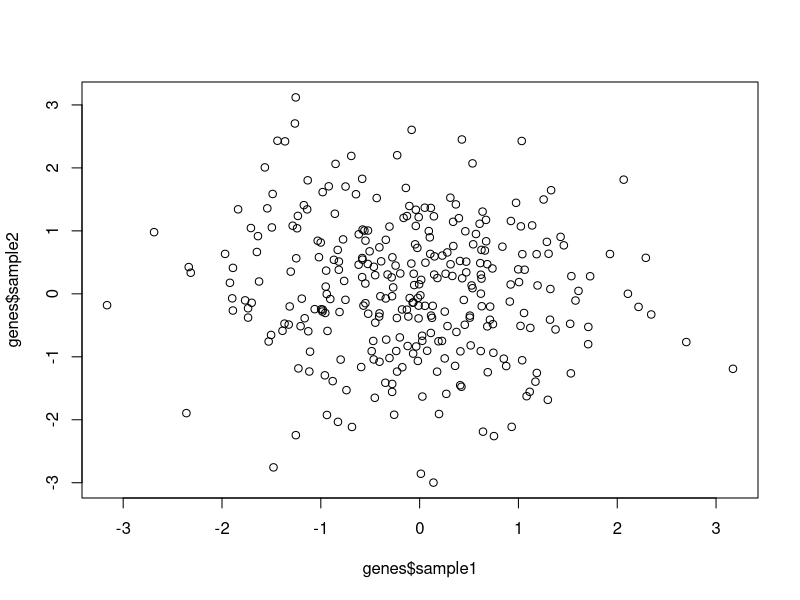
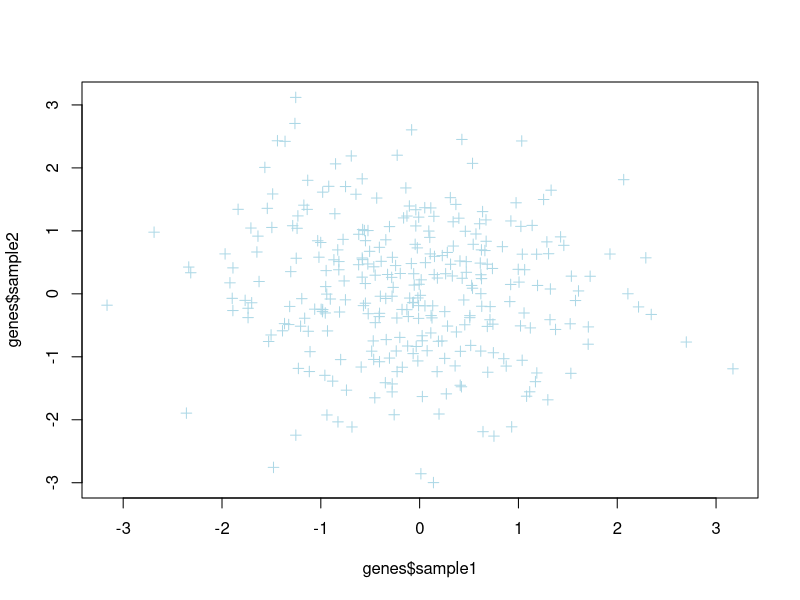
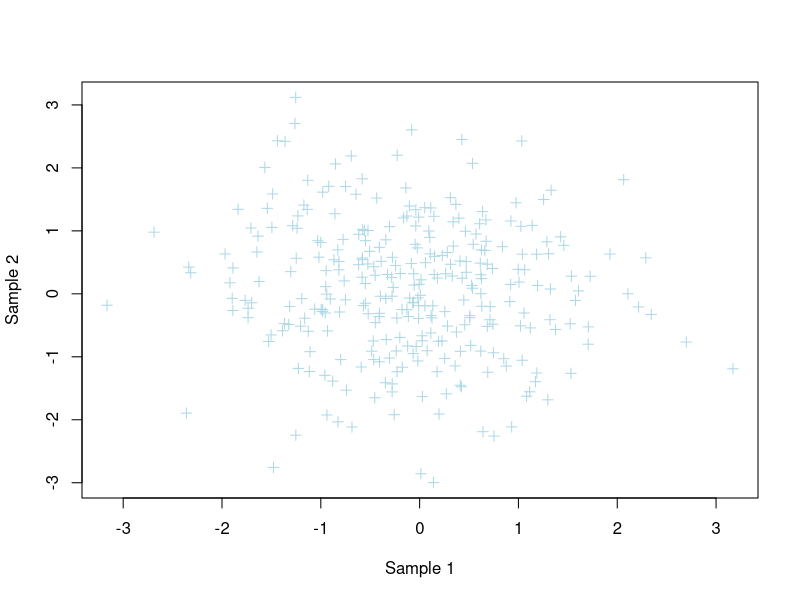
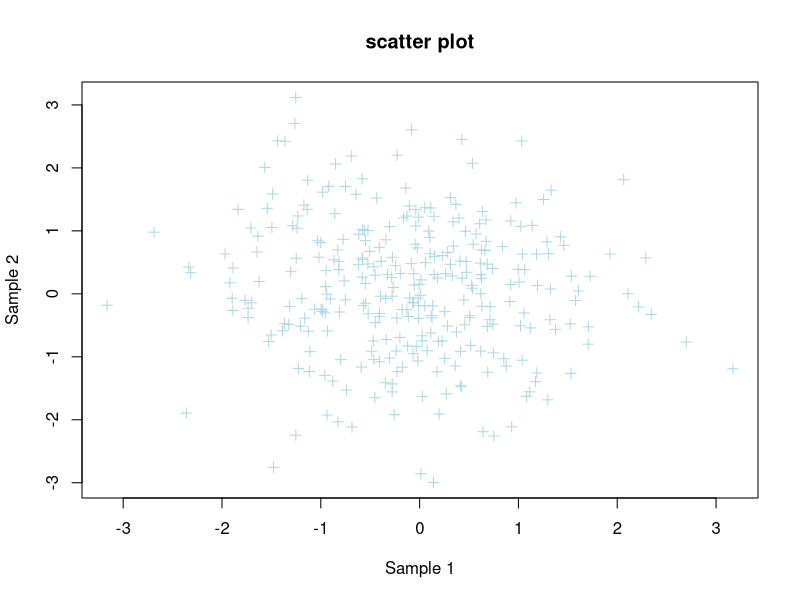
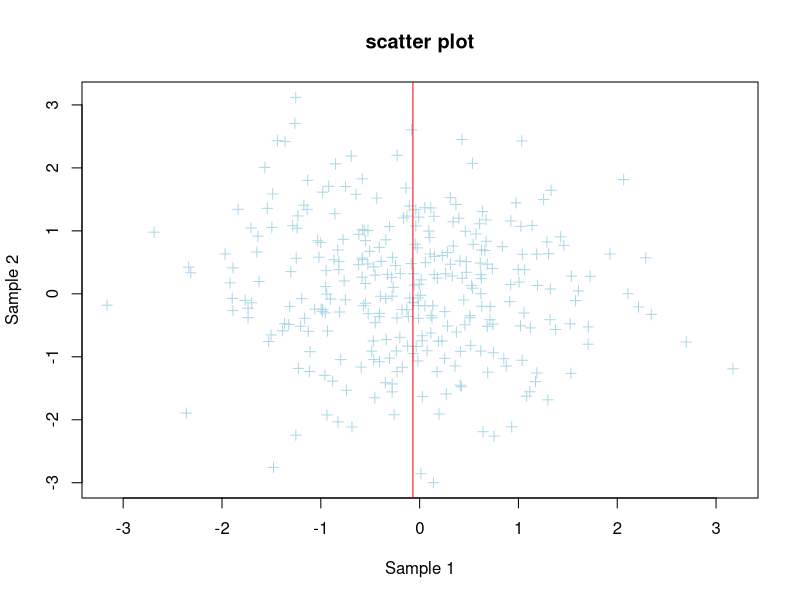
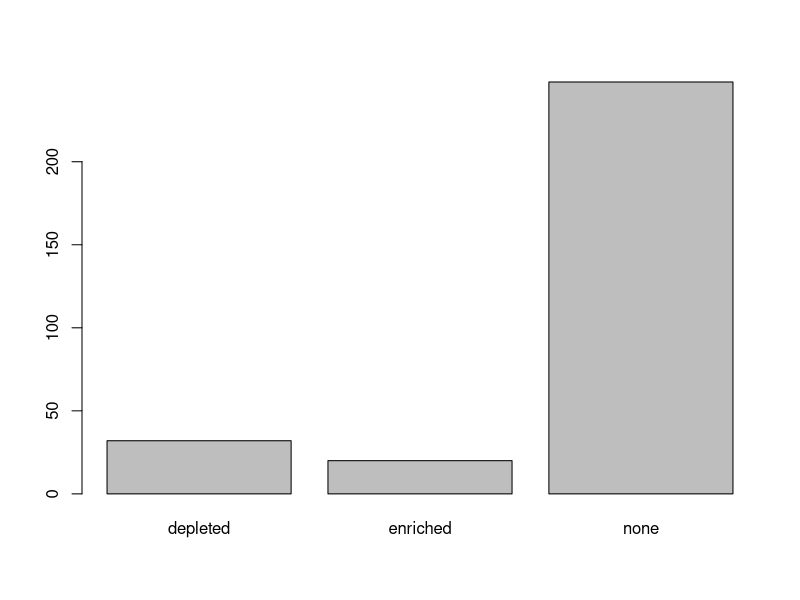
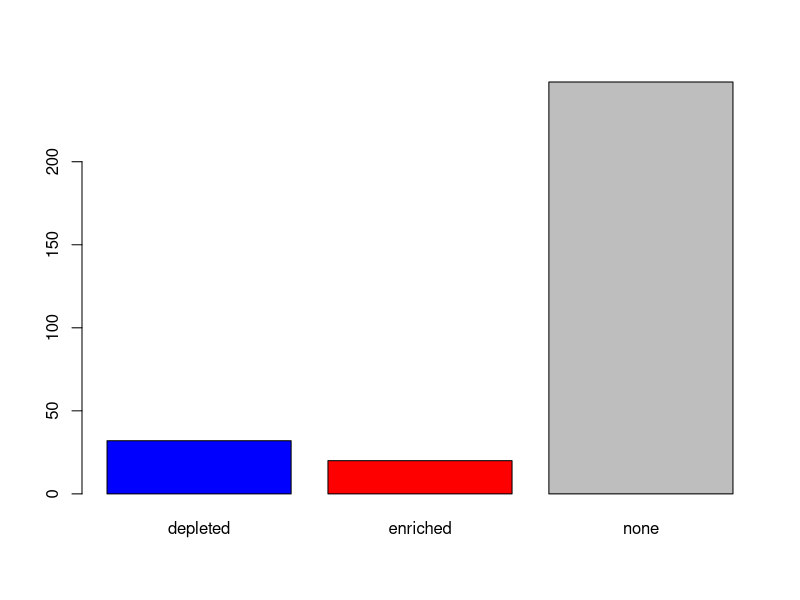
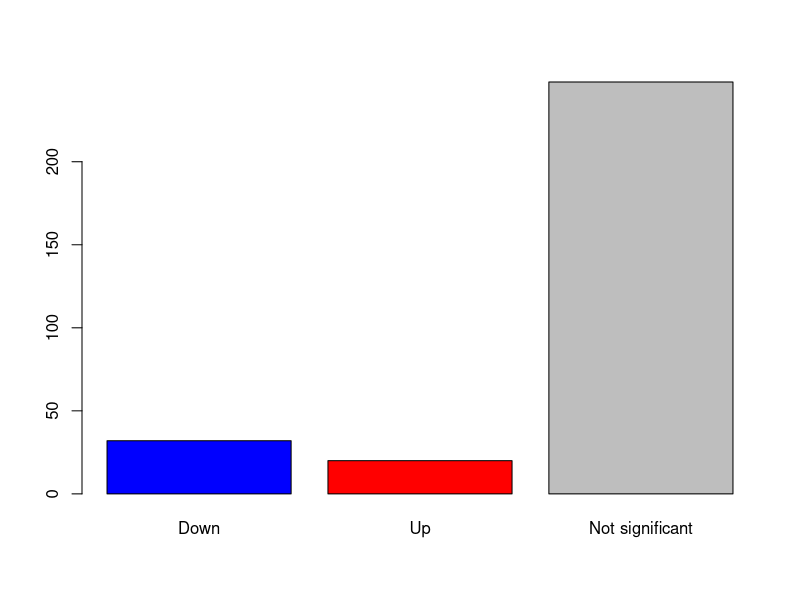

The R script that drew these images, in order:
## ---- chunk 1
getwd()
setwd("~/Rcourse/Module3")
## ---- chunk 2
genes <- data.frame(sample1=rnorm(300),
                    sample2=rnorm(300))
## ---- chunk 3
plot(genes$sample1, genes$sample2)
## ---- chunk 4
plot(genes$sample1, 
     genes$sample2, 
     col="lightblue", 
     pch=3)
## ---- chunk 5
plot(genes$sample1, 
     genes$sample2, 
     col="lightblue", 
     pch=3,
     xlab="Sample 1", 
     ylab="Sample 2")
## ---- chunk 6
plot(genes$sample1, 
     genes$sample2, 
     col="lightblue", 
     pch=3,
     xlab="Sample 1", 
     ylab="Sample 2",
     main="scatter plot")
## ---- chunk 7
# median expression of sample1
med1 <- median(genes$sample1)

# plot
plot(genes$sample1, 
     genes$sample2, 
     col="lightblue", 
     pch=3,
     xlab="Sample 1", 
     ylab="Sample 2",
     main="scatter plot")

# vertical line
abline(v=med1, col="red")
## ---- chunk 8
genes_significance <- rep(c("enriched", "depleted", "none"), c(20, 32, 248))
## ---- chunk 9
barplot(table(genes_significance))
## ---- chunk 10
barplot(table(genes_significance), 
  col=c("blue", "red", "grey"))
## ---- chunk 11
barplot(table(genes_significance), 
  col=c("blue", "red", "grey"), 
  names.arg=c("Down", "Up", "Not significant"))
## ---- chunk 12
barplot(table(genes_significance), 
  col=c("blue", "red", "grey"), 
  names.arg=c("Down", "Up", "Not significant"), 
  las=2)
## ---- chunk 13
pie(table(genes_significance))
## ---- chunk 14
pie(table(genes_significance), 
    col=c("blue", "red", "grey"), 
    main="pie chart", 
    labels=c("Down", "Up", "Not significant"))
## ---- chunk 15
hist(genes$sample1)
## ---- chunk 16
hist(genes$sample1, 
  breaks=50)
## ---- chunk 17
hist(genes$sample1, 
  breaks=50, 
  col="lightblue")
## ---- chunk 18
hist(genes$sample1, 
  breaks=50, 
  col="lightblue",
  xlim=c(0, 2))
## ---- chunk 19
pdf("myhistogram.pdf")

hist(genes$sample1, 
    breaks=50, 
    col="lightblue", 
    xlim=c(0, 2))

dev.off()
